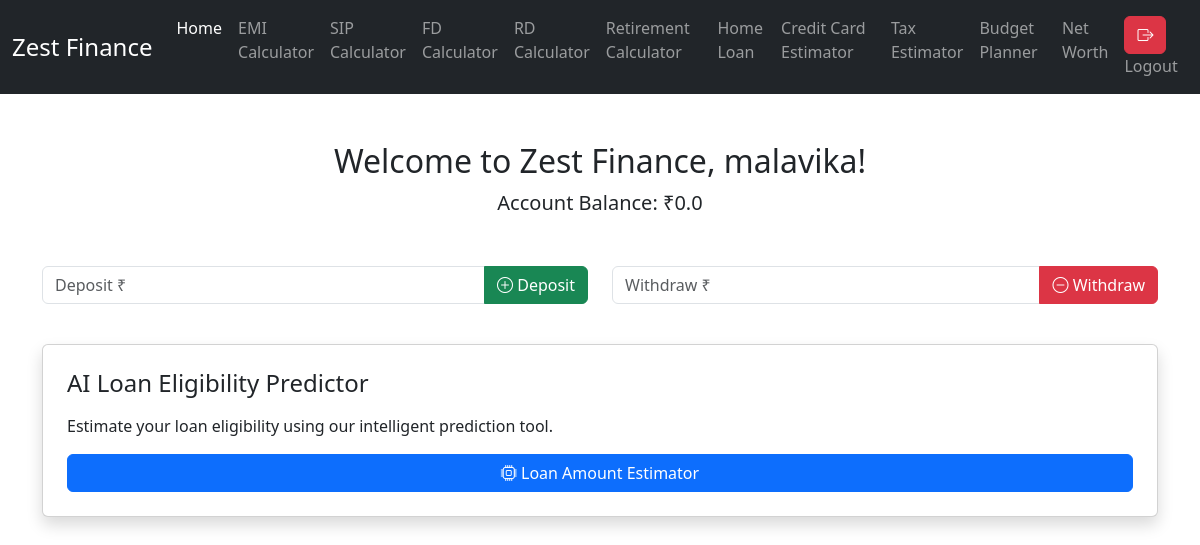
/dashboard/ (signed in), run on an earlier commit of the app's database.
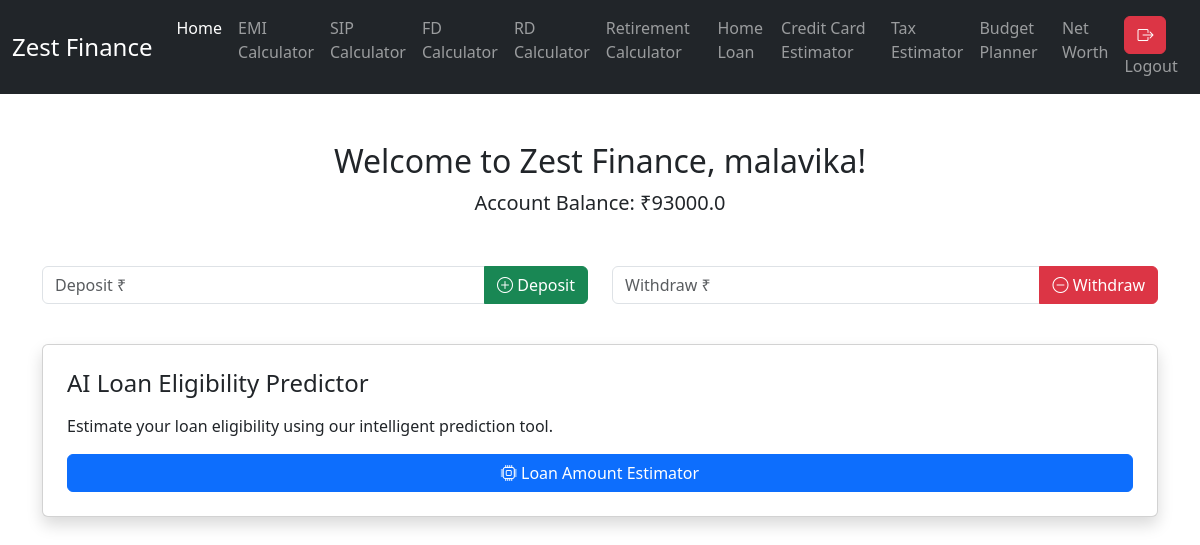
And on a later commit of the database.
### bank/models.py (models this page shows, shortened)
class BankAccount(models.Model):
    user = models.OneToOneField(User, on_delete=models.CASCADE)
    balance = models.FloatField(default=0.0)

### bank/views.py (the view)
# urls.py: path('dashboard/', login_required(views.dashboard_view), name='dashboard'),
@login_required
def dashboard_view(request):
    account = BankAccount.objects.get(user=request.user)
    return render(request, 'bank/dashboard.html', {'account': account})

### bank/templates/bank/dashboard.html (shortened to what this page needs)
{% load static %}
<!DOCTYPE html>
<html lang="en">
<head>
  <link href="https://cdn.jsdelivr.net/npm/bootstrap@5.3.0-alpha1/dist/css/bootstrap.min.css" rel="stylesheet" />
  <link href="https://cdn.jsdelivr.net/npm/bootstrap-icons/font/bootstrap-icons.css" rel="stylesheet" />
</head>
<body>
  <nav class="navbar navbar-expand-lg navbar-dark bg-dark">
    <div class="container-fluid">
      <a class="navbar-brand" href="#">Zest Finance</a>
      <div class="collapse navbar-collapse" id="navbarNav">
        <ul class="navbar-nav ms-auto">
          <li class="nav-item">
            <a class="nav-link active" aria-current="page" href="#"><span class="txt-danger">Home</span></a>
          </li>
          <li class="nav-item">
            <a class="nav-link" href="{% url 'emi' %}">EMI Calculator</a>
          </li>
          <li class="nav-item">
            <a class="nav-link" href="{% url 'sip' %}">SIP Calculator</a>
          </li>
          <li class="nav-item">
            <a class="nav-link" href="{% url 'fd' %}">FD Calculator</a>
          </li>
          <li class="nav-item">
            <a class="nav-link" href="{% url 'rd' %}">RD Calculator</a>
          </li>
          <li class="nav-item">
            <a class="nav-link" href="{% url 'retirement' %}">Retirement Calculator</a>
          </li>
          <li class="nav-item">
            <a class="nav-link" href="{% url 'home_loan' %}">Home Loan</a>
          </li>
          <li class="nav-item">
            <a class="nav-link" href="{% url 'credit_card' %}">Credit Card Estimator</a>
          </li>
          <li class="nav-item">
            <a class="nav-link" href="{% url 'tax' %}">Tax Estimator</a>
          </li>
          <li class="nav-item">
            <a class="nav-link" href="{% url 'budget' %}">Budget Planner</a>
          </li>
          <li class="nav-item">
            <a class="nav-link" href="{% url 'net_worth' %}">Net Worth</a>
          </li>
          <li class="nav-item">
            <a class="nav-link" href="{% url 'logout' %}"><i class="bi bi-box-arrow-right btn btn-danger"></i> Logout</a>
          </li>
        </ul>
      </div>
    </div>
  </nav>
  <div class="container mt-5">
    <div class="text-center mb-5">
      <h2>Welcome to Zest Finance, {{ user.username }}!</h2>
      <p class="lead">Account Balance: ₹{{ account.balance }}</p>
    </div>
    <div class="row mb-4">
      <div class="col-md-6">
        <form method="POST" action="{% url 'deposit' %}">
          <div class="input-group">
            <input type="number" step="0.01" name="amount" placeholder="Deposit ₹" required class="form-control">
            <button type="submit" class="btn btn-success">
              <i class="bi bi-plus-circle"></i> Deposit
            </button>
          </div>
        </form>
      </div>
      <div class="col-md-6">
        <form method="POST" action="{% url 'withdraw' %}">
          <div class="input-group">
            <input type="number" step="0.01" name="amount" placeholder="Withdraw ₹" required class="form-control">
            <button type="submit" class="btn btn-danger">
              <i class="bi bi-dash-circle"></i> Withdraw
            </button>
          </div>
        </form>
      </div>
    </div>
    <div class="section">
      <div class="card p-4 shadow rounded">
        <h4 class="mb-3">AI Loan Eligibility Predictor</h4>
        <p>Estimate your loan eligibility using our intelligent prediction tool.</p>
        <a href="{% url 'loan_estimator' %}" class="btn btn-primary">
          <i class="bi bi-cpu"></i> Loan Amount Estimator
        </a>
      </div>
    </div>
  </div>
</body>
</html>

What changed in the data, as far as the page shows it:
changed BankAccount: balance "0.0" → "93000.0"
